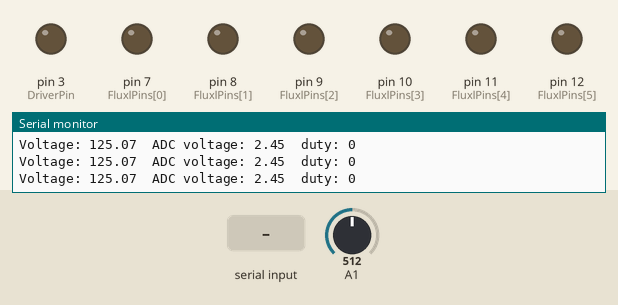
Simulated run of this sketch. Board: Arduino Uno, built with avr-gcc and run on an emulated ATmega328P. Parts: output pins drawn as LEDs (lit = HIGH), the last lines printed to the serial monitor. The inputs (shaded band) are chosen by the test bench; at power-on: A1 = 512.

Above: at 1.2 s.
1.3 s: A1 set to 0
4.3 s: "vol\n" received over Serial
5.8 s: "fluxl\n" received over Serial
At 6.2 s:
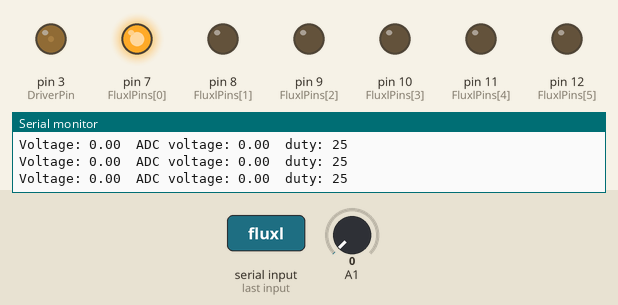
7.3 s: A1 set to 110
At 8.5 s:
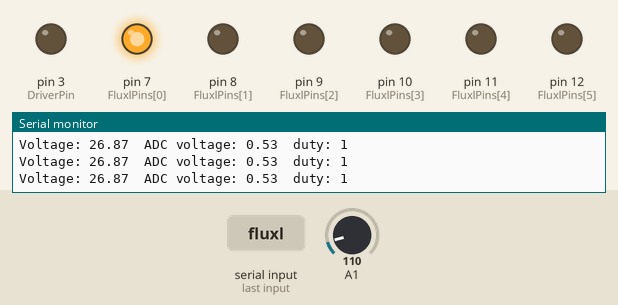
8.8 s: "fluxl90\n" received over Serial
At 10.0 s:
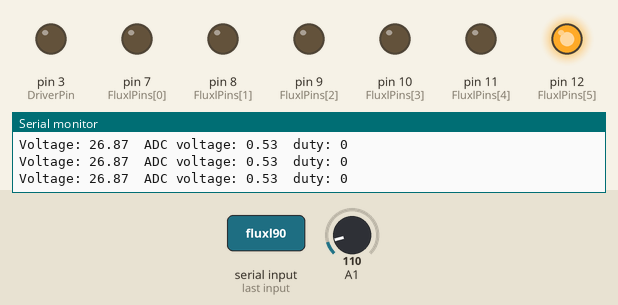
10.3 s: A1 set to 0
At 11.2 s:
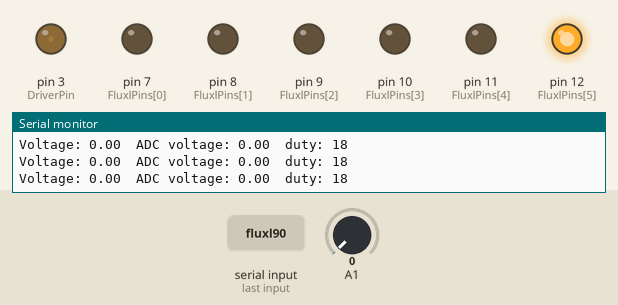
Timing chart, 0 to 12.8 s (numbered marks = the images above; inputs shaded):
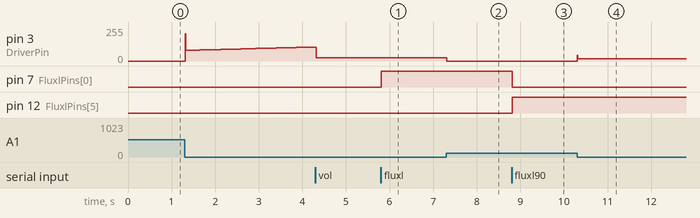

Measured:
- after the input at 5.8 s, pin 7 (FluxlPins[0]): LOW → HIGH at once
- after the input at 7.3 s, pin 3 (DriverPin): 25/255 → 0/255 at once
- after the input at 8.8 s, pin 7 (FluxlPins[0]): HIGH → LOW at once; pin 12 (FluxlPins[5]): LOW → HIGH at once
- after the input at 10.3 s, pin 3 (DriverPin): 0/255 → 18/255 at once

The sketch:

OpenFluxl-v-0-1.ino
```cpp
/*
OpenFluxl Arduino Code

PID Controller based on:
http://reibot.org/2011/08/07/intro-to-boost-converter/

Check wiring:
- Feedback connected to Analog 1.s
- Pwm pin is on digital 3

*/

#include <PID_v1.h>

// Version
String FluxlVersion = "v.0.1";

// PID variables
double Setpoint, Input, Output;

// Initiate PID
PID myPID(&Input, &Output, &Setpoint, .8, .1, .01, DIRECT);

// Vars
int targetVoltage = 100;
int numFluxls = 6;
String buffer;

// Pins
int DriverPin = 3;
int FluxlPins[] = {7,8,9,10,11,12};

void setup(){

  // Open Serial Connection
  Serial.begin(115200);

  // Set Pin Modes
  for(int i=0;i<numFluxls;i++) {
    pinMode(FluxlPins[i],OUTPUT);
  }
  pinMode(DriverPin, OUTPUT); // Mosfet Driver (OCR2A)

  // Change PWM frequency
  pwmSetup(); // set pwm to 31 KHz

  // Set PID
  myPID.SetMode(AUTOMATIC);
  myPID.SetOutputLimits(0,255);

  // PID update speed in ms
  myPID.SetSampleTime(10);

  // Print message
  Serial.print("OpenFluxl ");
  Serial.println(FluxlVersion);
}

void loop(){

  PidUpdate();

  // Serial Commands
  while (Serial.available()>0) {
    char c = (char)Serial.read();
    if (c == '\n') {
      if(buffer.startsWith("id")) {
        Serial.print("id:OpenFluxl "); // device identifier
        Serial.println(FluxlVersion);
      } else if (buffer.startsWith("vol")) {
        // Change target voltage
        targetVoltage = buffer.substring(3).toInt();

        // Sanity check
        if(targetVoltage < 0) targetVoltage = 0;
        else if(targetVoltage > 300) targetVoltage = 300;
        else targetVoltage = 0;

        // Report through serial
        Serial.print(F("Setting target voltage to: "));
        Serial.print(targetVoltage);
        Serial.println(F(" V"));
      } else if (buffer.startsWith("fluxl")) {
        // move droplet to new fluxl
        int tmpInt = buffer.substring(5).toInt();

        // Sanity check
        if(tmpInt < 0) tmpInt = 0;
        else if(tmpInt > 5) tmpInt = 5;
        else tmpInt = 0;

        moveDrop(tmpInt);
      }
      else {
        Serial.println(F("Unknown cmd."));
      }
      buffer="";
    } else buffer+=c;
  }

  delay(10);
}

void PidUpdate() {

  // Voltage devider to measure voltage

  double R2 = 200000;
  double R1 = 10000000;

  double voltage = (analogRead(A1) / 1023.)*4.9*(R2+R1)/R2;

  Input = voltage;
  Setpoint = targetVoltage;
  myPID.Compute();

  if(voltage > targetVoltage + 10) {
    analogWrite(DriverPin,0); //OCR2A = 0;
  } else if(voltage <= targetVoltage) {
    analogWrite(DriverPin,Output); //OCR2A = Output;
  }

  Serial.print("Voltage: ");
  Serial.print(voltage);

  Serial.print("\tADC voltage: ");
  Serial.print((analogRead(A1)/1023.)*4.9);

  Serial.print("\tduty: ");
  Serial.println((int)Output);

}

void moveDrop(int TargetFluxl) {
  // Open the circuit through the target Fluxl
  for(int i=0;i<numFluxls;i++) {
    if(i==TargetFluxl) {
      digitalWrite(FluxlPins[i],HIGH);

      // Report through serial
      Serial.print(F("Moving droplet to Fluxl: "));
      Serial.println(i);
    }
    else {
      digitalWrite(FluxlPins[i],LOW);
    }
  }
}

void pwmSetup(){

/* Derived from: http://letsmakerobots.com/content/changing-pwm-frequencies-arduino-controllers */
//---------------------------------------------- Set PWM frequency for D5 & D6 -------------------------------
//TCCR0B = TCCR0B & B11111000 | B00000001;    // set timer 0 divisor to     1 for PWM frequency of 62500.00 Hz
//TCCR0B = TCCR0B & B11111000 | B00000010;    // set timer 0 divisor to     8 for PWM frequency of  7812.50 Hz
TCCR0B = TCCR0B & B11111000 | B00000011;    // set timer 0 divisor to    64 for PWM frequency of   976.56 Hz
//TCCR0B = TCCR0B & B11111000 | B00000100;    // set timer 0 divisor to   256 for PWM frequency of   244.14 Hz
//TCCR0B = TCCR0B & B11111000 | B00000101;    // set timer 0 divisor to  1024 for PWM frequency of    61.04 Hz

//---------------------------------------------- Set PWM frequency for D9 & D10 ------------------------------
//TCCR1B = TCCR1B & B11111000 | B00000001;    // set timer 1 divisor to     1 for PWM frequency of 31372.55 Hz
//TCCR1B = TCCR1B & B11111000 | B00000010;    // set timer 1 divisor to     8 for PWM frequency of  3921.16 Hz
TCCR1B = TCCR1B & B11111000 | B00000011;    // set timer 1 divisor to    64 for PWM frequency of   490.20 Hz
//TCCR1B = TCCR1B & B11111000 | B00000100;    // set timer 1 divisor to   256 for PWM frequency of   122.55 Hz
//TCCR1B = TCCR1B & B11111000 | B00000101;    // set timer 1 divisor to  1024 for PWM frequency of    30.64 Hz

//---------------------------------------------- Set PWM frequency for D3 & D11 ------------------------------
TCCR2B = TCCR2B & B11111000 | B00000001;    // set timer 2 divisor to     1 for PWM frequency of 31372.55 Hz
//TCCR2B = TCCR2B & B11111000 | B00000010;    // set timer 2 divisor to     8 for PWM frequency of  3921.16 Hz
//TCCR2B = TCCR2B & B11111000 | B00000011;    // set timer 2 divisor to    32 for PWM frequency of   980.39 Hz
//TCCR2B = TCCR2B & B11111000 | B00000100;    // set timer 2 divisor to    64 for PWM frequency of   490.20 Hz
//TCCR2B = TCCR2B & B11111000 | B00000101;    // set timer 2 divisor to   128 for PWM frequency of   245.10 Hz
//TCCR2B = TCCR2B & B11111000 | B00000110;    // set timer 2 divisor to   256 for PWM frequency of   122.55 Hz
//TCCR2B = TCCR2B & B11111000 | B00000111;    // set timer 2 divisor to  1024 for PWM frequency of    30.64 Hz

  analogWrite(11,0);
  analogWrite(DriverPin,0);

}
```
